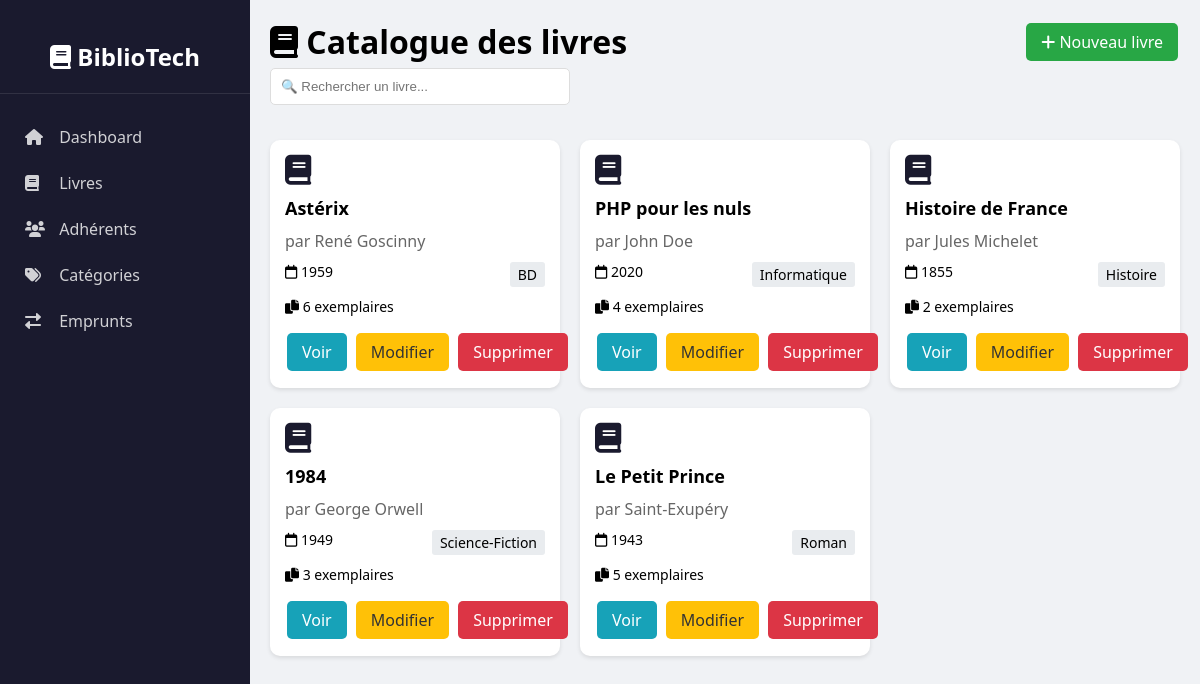
/index.php?controller=livre&action=index, run on the app's committed database.
### tables this page shows
CREATE TABLE livres(
    id int primary key auto_increment,
    titre varchar(50) not null,
    auteur varchar(20) not null,
    annee_publication int not null,
    nombre_exemplaire int not null,
    categorie_id int not null,
    FOREIGN KEY (categorie_id) REFERENCES categories(id) ON DELETE CASCADE
);

CREATE TABLE categories(
    id int primary key auto_increment,
    nom varchar(100) not null
);

### controllers/LivreController.php (called while the page is built, shortened)
<?php
require_once 'models/Livre.php';
class LivreController {
    private $livre;
    public function __construct() {
        $this->livre = new Livre();
    }
    public function index() {
        $livres = $this->livre->getAll();
        include 'views/livres/index.php';
    }
}
?>

### config/database.php (called while the page is built)
<?php
class Database {
    private $host = "localhost";
    private $dbname = "coursBiblio_db";
    private $username = "root";
    private $password = "maig2004";
    private $conn;
    public function __construct() {
        try {
            $this->conn = new PDO(
                "mysql:host={$this->host};dbname={$this->dbname};charset=utf8",
                $this->username,
                $this->password
            );
            $this->conn->setAttribute(PDO::ATTR_ERRMODE, PDO::ERRMODE_EXCEPTION);
        } catch(PDOException $e) {
            die("Erreur de connexion : " . $e->getMessage());
        }
    }
    public function getConnection() {
        return $this->conn;
    }
}
?>

### models/Livre.php (called while the page is built, shortened)
<?php
require_once 'config/Database.php';
class Livre {
    private $conn;
    private $table = "livres";
    public function __construct() {
        $database = new Database();
        $this->conn = $database->getConnection();
    }
    public function getAll() {
        $query = "SELECT l.*, c.nom as categorie_nom
                  FROM {$this->table} l
                  LEFT JOIN categories c ON l.categorie_id = c.id
                  ORDER BY l.id DESC";
        $stmt = $this->conn->prepare($query);
        $stmt->execute();
        return $stmt->fetchAll(PDO::FETCH_ASSOC);
    }
}
?>

### views/livres/index.php (the view, shortened to what this page needs)
<!DOCTYPE html>
<html>
<head>
    <link rel="stylesheet" href="https://cdnjs.cloudflare.com/ajax/libs/font-awesome/6.0.0/css/all.min.css">
    <link rel="stylesheet" href="../views/style.css">
</head>
<body>
    <div class="sidebar">
        <div class="logo"><h2><i class="fas fa-book"></i> BiblioTech</h2></div>
        <a href="index.php?controller=dashboard&action=index" class="nav-item"><i class="fas fa-home"></i> Dashboard</a>
        <a href="index.php?controller=livre&action=index" class="nav-item"><i class="fas fa-book"></i> Livres</a>
        <a href="index.php?controller=adherent&action=index" class="nav-item"><i class="fas fa-users"></i> Adhérents</a>
        <a href="index.php?controller=categorie&action=index" class="nav-item"><i class="fas fa-tags"></i> Catégories</a>
        <a href="index.php?controller=emprunt&action=index" class="nav-item"><i class="fas fa-exchange-alt"></i> Emprunts</a>
    </div>
    <div class="main-content">
        <div style="display: flex; justify-content: space-between; align-items: center;">
            <h1><i class="fas fa-book"></i> Catalogue des livres</h1>
            <a href="index.php?controller=livre&action=create" class="btn btn-add">
                <i class="fas fa-plus"></i> Nouveau livre
            </a>
        </div>
        <div class="search-bar">
            <input type="text" id="search" placeholder="🔍 Rechercher un livre..." onkeyup="searchBooks()">
        </div>
        <div class="books-grid" id="booksGrid">
            <?php foreach($livres as $livre): ?>
            <div class="book-card">
                <i class="fas fa-book" style="font-size: 30px; color: #1a1a2e;"></i>
                <div class="book-title"><?= htmlspecialchars($livre['titre']) ?></div>
                <div class="book-author">par <?= htmlspecialchars($livre['auteur']) ?></div>
                <div class="book-meta">
                    <span><i class="far fa-calendar"></i> <?= $livre['annee_publication'] ?></span>
                    <span class="category"><?= htmlspecialchars($livre['categorie_nom']) ?></span>
                </div>
                <div class="book-meta">
                    <span><i class="fas fa-copy"></i> <?= $livre['nombre_exemplaire'] ?> exemplaires</span>
                </div>
                <div class="actions">
                    <a href="index.php?controller=livre&action=view&id=<?= $livre['id'] ?>" class="btn btn-view">Voir</a>
                    <a href="index.php?controller=livre&action=edit&id=<?= $livre['id'] ?>" class="btn btn-edit">Modifier</a>
                    <a href="index.php?controller=livre&action=delete&id=<?= $livre['id'] ?>" class="btn btn-delete" onclick="return confirm('Supprimer ?')">Supprimer</a>
                </div>
            </div>
            <?php endforeach; ?>
        </div>
    </div>
</body>
</html>

### index.php (shortened to what this page needs)
<?php
$controller = isset($_GET['controller']) ? $_GET['controller'] : 'dashboard';
$action = isset($_GET['action']) ? $_GET['action'] : 'index';
switch($controller) {
    case 'livre':
        if(file_exists('controllers/LivreController.php')) {
            require_once 'controllers/LivreController.php';
            $ctrl = new LivreController();
            if ($action === 'index') $ctrl->index();
            elseif ($action === 'create') $ctrl->create();
            elseif ($action === 'edit') $ctrl->edit($id);
            elseif ($action === 'delete') $ctrl->delete($id);
            elseif ($action === 'view') $ctrl->view($id);
        } else {
            die("Fichier controllers/LivreController.php introuvable !");
        }
        break;
}
?>

### views/style.css (style rules this page uses)
* { margin: 0; padding: 0; box-sizing: border-box; }
body { font-family: 'Segoe UI', Tahoma, Geneva, Verdana, sans-serif; background: #f0f2f5; }
.sidebar { position: fixed; left: 0; top: 0; width: 250px; height: 100%; background: #1a1a2e; color: white; padding: 20px 0; }
.main-content { margin-left: 250px; padding: 20px; }
.logo { text-align: center; padding: 20px; border-bottom: 1px solid rgba(255, 255, 255, 0.1); margin-bottom: 20px; }
.nav-item { display: block; padding: 12px 25px; color: rgba(255, 255, 255, 0.8); text-decoration: none; transition: 0.3s; }
.nav-item i { margin-right: 10px; width: 20px; }
.btn { display: inline-block; padding: 8px 15px; border-radius: 5px; text-decoration: none; margin: 2px; border: none; cursor: pointer; }
.btn-add { background: #28a745; color: white; }
.btn-edit { background: #ffc107; color: #333; }
.btn-delete { background: #dc3545; color: white; }
.btn-view { background: #17a2b8; color: white; }
input, select, textarea { width: 100%; padding: 10px; margin: 5px 0 15px 0; border: 1px solid #ddd; border-radius: 5px; }

### views/livres/index.php (style rules this page uses)
.books-grid { display: grid; grid-template-columns: repeat(auto-fill, minmax(280px, 1fr)); gap: 20px; margin-top: 20px; }
.book-card { background: white; border-radius: 10px; padding: 15px; box-shadow: 0 2px 4px rgba(0,0,0,0.1); }
.book-title { font-size: 18px; font-weight: bold; margin: 10px 0; }
.book-author { color: #666; margin-bottom: 10px; }
.book-meta { display: flex; justify-content: space-between; margin: 10px 0; font-size: 14px; }
.category { background: #e9ecef; padding: 3px 8px; border-radius: 3px; }
.actions { margin-top: 15px; display: flex; gap: 5px; }
.search-bar { margin-bottom: 20px; }
.search-bar input { width: 300px; padding: 10px; border: 1px solid #ddd; border-radius: 5px; }

### data on the page
livres: titre "Astérix", auteur "René Goscinny", annee_publication "1959", categorie.nom "BD", nombre_exemplaire "6"
livres: titre "PHP pour les nuls", auteur "John Doe", annee_publication "2020", categorie.nom "Informatique", nombre_exemplaire "4"
livres: titre "Histoire de France", auteur "Jules Michelet", annee_publication "1855", categorie.nom "Histoire", nombre_exemplaire "2"
livres: titre "1984", auteur "George Orwell", annee_publication "1949", categorie.nom "Science-Fiction", nombre_exemplaire "3"
livres: titre "Le Petit Prince", auteur "Saint-Exupéry", annee_publication "1943", categorie.nom "Roman", nombre_exemplaire "5"
